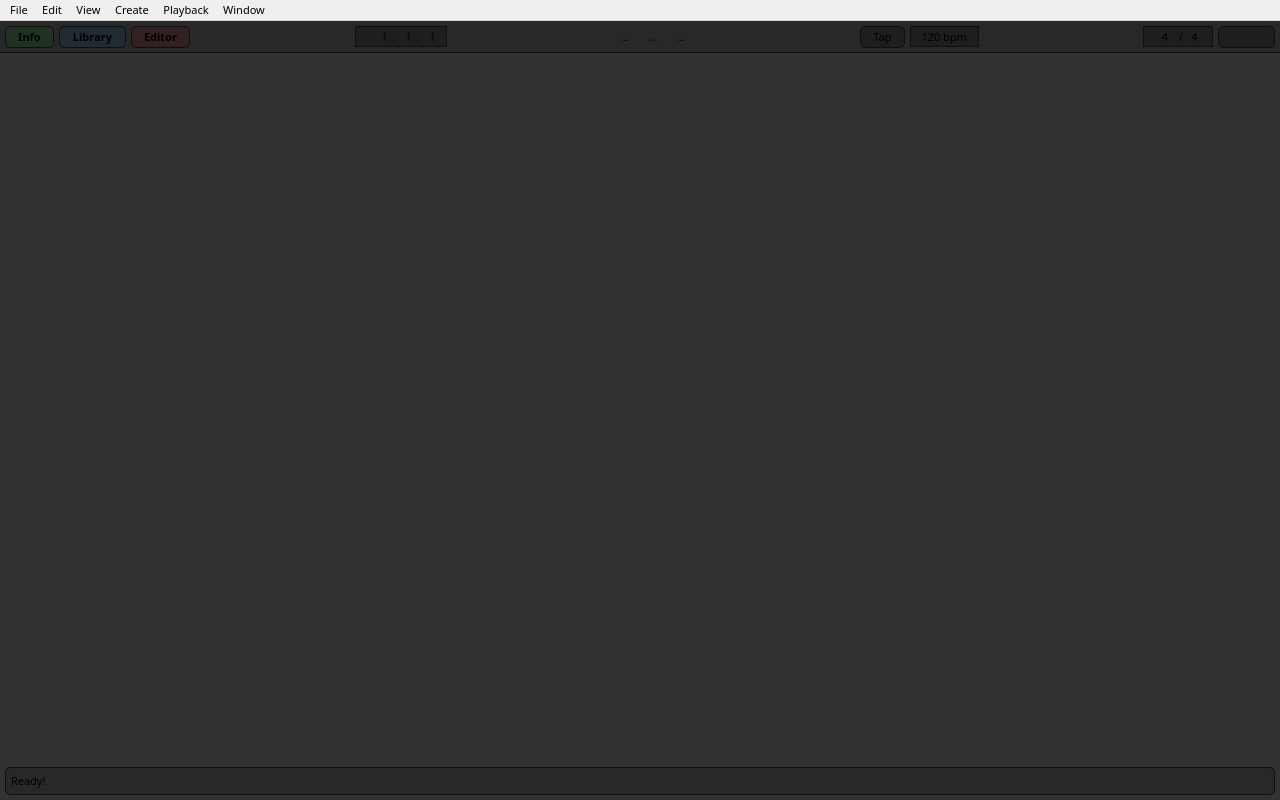
<?xml version="1.0" encoding="UTF-8"?>
<ui version="4.0">
 <class>MainWindow</class>
 <widget class="QMainWindow" name="MainWindow">
  <property name="geometry">
   <rect>
    <x>0</x>
    <y>0</y>
    <width>1280</width>
    <height>800</height>
   </rect>
  </property>
  <property name="windowTitle">
   <string>Horizon</string>
  </property>
  <property name="styleSheet">
   <string notr="true">* {
font-family: SF Display;
font-size: 11px;
}

#centralwidget {
	background-color: rgb(50,50,50);
}

#header {
	background-color: #282828;
	border-bottom: 1px Solid #0f0f0f;	
}

#footer {
	background-color: #282828;
	margin-left: 5px;
	margin-right: 5px;
	border: 1px Solid #0f0f0f;	
border-radius: 5px;
}

#position_lcd {
	background-color: #1e1e1e;
	border: 1px Solid #0f0f0f;	
	font-size: 11px;
	padding: -5px;
	margin-bottom: 1px;
	padding-left: 10px;
	padding-right: 10px;
}

#tempo_lcd {
	background-color: #1e1e1e;
	border: 1px Solid #0f0f0f;	
	font-size: 11px;
	padding: -5px;
	margin-bottom: 1px;
	padding-left: 10px;
	padding-right: 10px;
}

#timesig_lcd {
	background-color: #1e1e1e;
	border: 1px Solid #0f0f0f;	
	font-size: 11px;
	padding: -5px;
	margin-bottom: 1px;
	padding-left: 10px;
	padding-right: 10px;
}

QLabel {
	padding: 0px;
	margin: 0px;
	font-size: 11px;
	border: 0px;

}

QPushButton {
	background-color: #1e1e1e;
	border: 1px Solid #0f0f0f;	
	border-radius: 5px;
	padding: 2px;
	padding-left: 12px;
	padding-right: 12px;
	font-size: 11px;
}

QPushButton:checked {
	background-color: #323232;
}

QToolButton {
	background-color: transparent;
	border: none;
	
}</string>
  </property>
  <widget class="QWidget" name="centralwidget">
   <layout class="QVBoxLayout" name="verticalLayout">
    <property name="spacing">
     <number>0</number>
    </property>
    <property name="leftMargin">
     <number>0</number>
    </property>
    <property name="topMargin">
     <number>0</number>
    </property>
    <property name="rightMargin">
     <number>0</number>
    </property>
    <property name="bottomMargin">
     <number>5</number>
    </property>
    <item>
     <widget class="QFrame" name="header">
      <property name="frameShape">
       <enum>QFrame::NoFrame</enum>
      </property>
      <property name="frameShadow">
       <enum>QFrame::Plain</enum>
      </property>
      <property name="lineWidth">
       <number>0</number>
      </property>
      <layout class="QHBoxLayout" name="horizontalLayout">
       <property name="spacing">
        <number>5</number>
       </property>
       <property name="leftMargin">
        <number>5</number>
       </property>
       <property name="topMargin">
        <number>5</number>
       </property>
       <property name="rightMargin">
        <number>5</number>
       </property>
       <property name="bottomMargin">
        <number>5</number>
       </property>
       <item>
        <widget class="QPushButton" name="pushButton_6">
         <property name="font">
          <font>
           <family>SF Display</family>
           <pointsize>-1</pointsize>
           <weight>75</weight>
           <bold>true</bold>
          </font>
         </property>
         <property name="styleSheet">
          <string notr="true">QPushButton:checked {
	background-color: #213222;
}</string>
         </property>
         <property name="text">
          <string>Info</string>
         </property>
         <property name="checkable">
          <bool>true</bool>
         </property>
         <property name="checked">
          <bool>true</bool>
         </property>
        </widget>
       </item>
       <item>
        <widget class="QPushButton" name="pushButton_7">
         <property name="font">
          <font>
           <family>SF Display</family>
           <pointsize>-1</pointsize>
           <weight>75</weight>
           <bold>true</bold>
          </font>
         </property>
         <property name="styleSheet">
          <string notr="true">QPushButton:checked {
	background-color: #212b32;
}</string>
         </property>
         <property name="text">
          <string>Library</string>
         </property>
         <property name="checkable">
          <bool>true</bool>
         </property>
         <property name="checked">
          <bool>true</bool>
         </property>
        </widget>
       </item>
       <item>
        <widget class="QPushButton" name="pushButton_8">
         <property name="font">
          <font>
           <family>SF Display</family>
           <pointsize>-1</pointsize>
           <weight>75</weight>
           <bold>true</bold>
          </font>
         </property>
         <property name="styleSheet">
          <string notr="true">QPushButton:checked {
	background-color: #322121;
}</string>
         </property>
         <property name="text">
          <string>Editor</string>
         </property>
         <property name="checkable">
          <bool>true</bool>
         </property>
         <property name="checked">
          <bool>true</bool>
         </property>
        </widget>
       </item>
       <item>
        <spacer name="horizontalSpacer_3">
         <property name="orientation">
          <enum>Qt::Horizontal</enum>
         </property>
         <property name="sizeHint" stdset="0">
          <size>
           <width>40</width>
           <height>20</height>
          </size>
         </property>
        </spacer>
       </item>
       <item>
        <widget class="QFrame" name="position_lcd">
         <property name="sizePolicy">
          <sizepolicy hsizetype="Preferred" vsizetype="Minimum">
           <horstretch>0</horstretch>
           <verstretch>0</verstretch>
          </sizepolicy>
         </property>
         <property name="frameShape">
          <enum>QFrame::StyledPanel</enum>
         </property>
         <property name="frameShadow">
          <enum>QFrame::Raised</enum>
         </property>
         <layout class="QHBoxLayout" name="horizontalLayout_3">
          <property name="spacing">
           <number>3</number>
          </property>
          <property name="leftMargin">
           <number>0</number>
          </property>
          <property name="topMargin">
           <number>0</number>
          </property>
          <property name="rightMargin">
           <number>0</number>
          </property>
          <property name="bottomMargin">
           <number>0</number>
          </property>
          <item>
           <widget class="QLabel" name="label_5">
            <property name="minimumSize">
             <size>
              <width>22</width>
              <height>0</height>
             </size>
            </property>
            <property name="font">
             <font>
              <family>SF Display</family>
              <pointsize>-1</pointsize>
             </font>
            </property>
            <property name="text">
             <string>1</string>
            </property>
            <property name="alignment">
             <set>Qt::AlignRight|Qt::AlignTrailing|Qt::AlignVCenter</set>
            </property>
           </widget>
          </item>
          <item>
           <widget class="QLabel" name="label">
            <property name="text">
             <string>.</string>
            </property>
           </widget>
          </item>
          <item>
           <widget class="QLabel" name="label_6">
            <property name="minimumSize">
             <size>
              <width>15</width>
              <height>0</height>
             </size>
            </property>
            <property name="text">
             <string>1</string>
            </property>
            <property name="alignment">
             <set>Qt::AlignRight|Qt::AlignTrailing|Qt::AlignVCenter</set>
            </property>
           </widget>
          </item>
          <item>
           <widget class="QLabel" name="label_2">
            <property name="text">
             <string>.</string>
            </property>
           </widget>
          </item>
          <item>
           <widget class="QLabel" name="label_7">
            <property name="minimumSize">
             <size>
              <width>15</width>
              <height>0</height>
             </size>
            </property>
            <property name="text">
             <string>1</string>
            </property>
            <property name="alignment">
             <set>Qt::AlignRight|Qt::AlignTrailing|Qt::AlignVCenter</set>
            </property>
           </widget>
          </item>
         </layout>
        </widget>
       </item>
       <item>
        <spacer name="horizontalSpacer_2">
         <property name="orientation">
          <enum>Qt::Horizontal</enum>
         </property>
         <property name="sizeHint" stdset="0">
          <size>
           <width>40</width>
           <height>20</height>
          </size>
         </property>
        </spacer>
       </item>
       <item>
        <layout class="QHBoxLayout" name="horizontalLayout_2">
         <property name="spacing">
          <number>10</number>
         </property>
         <property name="leftMargin">
          <number>5</number>
         </property>
         <property name="topMargin">
          <number>0</number>
         </property>
         <property name="rightMargin">
          <number>5</number>
         </property>
         <property name="bottomMargin">
          <number>0</number>
         </property>
         <item>
          <widget class="QToolButton" name="playButton">
           <property name="text">
            <string>...</string>
           </property>
           <property name="icon">
            <iconset resource="../assets/resources.qrc">
             <normaloff>:/svg/svg/play.svg</normaloff>:/svg/svg/play.svg</iconset>
           </property>
           <property name="iconSize">
            <size>
             <width>14</width>
             <height>14</height>
            </size>
           </property>
          </widget>
         </item>
         <item>
          <widget class="QToolButton" name="stopButton">
           <property name="text">
            <string>...</string>
           </property>
           <property name="icon">
            <iconset resource="../assets/resources.qrc">
             <normaloff>:/svg/svg/stop.svg</normaloff>:/svg/svg/stop.svg</iconset>
           </property>
           <property name="iconSize">
            <size>
             <width>14</width>
             <height>14</height>
            </size>
           </property>
          </widget>
         </item>
         <item>
          <widget class="QToolButton" name="recordButton">
           <property name="text">
            <string>...</string>
           </property>
           <property name="icon">
            <iconset resource="../assets/resources.qrc">
             <normaloff>:/svg/svg/record.svg</normaloff>:/svg/svg/record.svg</iconset>
           </property>
           <property name="iconSize">
            <size>
             <width>14</width>
             <height>14</height>
            </size>
           </property>
          </widget>
         </item>
        </layout>
       </item>
       <item>
        <spacer name="horizontalSpacer">
         <property name="orientation">
          <enum>Qt::Horizontal</enum>
         </property>
         <property name="sizeHint" stdset="0">
          <size>
           <width>40</width>
           <height>20</height>
          </size>
         </property>
        </spacer>
       </item>
       <item>
        <widget class="QPushButton" name="pushButton_3">
         <property name="font">
          <font>
           <family>SF Display</family>
           <pointsize>-1</pointsize>
           <weight>50</weight>
           <bold>false</bold>
          </font>
         </property>
         <property name="text">
          <string>Tap</string>
         </property>
        </widget>
       </item>
       <item>
        <widget class="QFrame" name="tempo_lcd">
         <property name="sizePolicy">
          <sizepolicy hsizetype="Preferred" vsizetype="Minimum">
           <horstretch>0</horstretch>
           <verstretch>0</verstretch>
          </sizepolicy>
         </property>
         <property name="frameShape">
          <enum>QFrame::StyledPanel</enum>
         </property>
         <property name="frameShadow">
          <enum>QFrame::Raised</enum>
         </property>
         <layout class="QHBoxLayout" name="horizontalLayout_6">
          <property name="spacing">
           <number>0</number>
          </property>
          <property name="leftMargin">
           <number>0</number>
          </property>
          <property name="topMargin">
           <number>0</number>
          </property>
          <property name="rightMargin">
           <number>1</number>
          </property>
          <property name="bottomMargin">
           <number>0</number>
          </property>
          <item>
           <widget class="QLabel" name="label_8">
            <property name="sizePolicy">
             <sizepolicy hsizetype="Minimum" vsizetype="Preferred">
              <horstretch>0</horstretch>
              <verstretch>0</verstretch>
             </sizepolicy>
            </property>
            <property name="minimumSize">
             <size>
              <width>22</width>
              <height>0</height>
             </size>
            </property>
            <property name="font">
             <font>
              <family>SF Display</family>
              <pointsize>-1</pointsize>
             </font>
            </property>
            <property name="text">
             <string>120 bpm</string>
            </property>
            <property name="alignment">
             <set>Qt::AlignRight|Qt::AlignTrailing|Qt::AlignVCenter</set>
            </property>
           </widget>
          </item>
         </layout>
        </widget>
       </item>
       <item>
        <spacer name="horizontalSpacer_4">
         <property name="orientation">
          <enum>Qt::Horizontal</enum>
         </property>
         <property name="sizeHint" stdset="0">
          <size>
           <width>40</width>
           <height>20</height>
          </size>
         </property>
        </spacer>
       </item>
       <item>
        <widget class="QFrame" name="timesig_lcd">
         <property name="sizePolicy">
          <sizepolicy hsizetype="Preferred" vsizetype="Minimum">
           <horstretch>0</horstretch>
           <verstretch>0</verstretch>
          </sizepolicy>
         </property>
         <property name="frameShape">
          <enum>QFrame::StyledPanel</enum>
         </property>
         <property name="frameShadow">
          <enum>QFrame::Raised</enum>
         </property>
         <layout class="QHBoxLayout" name="horizontalLayout_4">
          <property name="spacing">
           <number>3</number>
          </property>
          <property name="leftMargin">
           <number>0</number>
          </property>
          <property name="topMargin">
           <number>0</number>
          </property>
          <property name="rightMargin">
           <number>0</number>
          </property>
          <property name="bottomMargin">
           <number>0</number>
          </property>
          <item>
           <widget class="QLabel" name="label_9">
            <property name="minimumSize">
             <size>
              <width>22</width>
              <height>0</height>
             </size>
            </property>
            <property name="text">
             <string>4</string>
            </property>
            <property name="alignment">
             <set>Qt::AlignCenter</set>
            </property>
           </widget>
          </item>
          <item>
           <widget class="QLabel" name="label_3">
            <property name="text">
             <string>/</string>
            </property>
           </widget>
          </item>
          <item>
           <widget class="QLabel" name="label_10">
            <property name="minimumSize">
             <size>
              <width>15</width>
              <height>0</height>
             </size>
            </property>
            <property name="text">
             <string>4</string>
            </property>
            <property name="alignment">
             <set>Qt::AlignCenter</set>
            </property>
           </widget>
          </item>
         </layout>
        </widget>
       </item>
       <item>
        <widget class="QPushButton" name="pushButton_4">
         <property name="font">
          <font>
           <family>SF Display</family>
           <pointsize>-1</pointsize>
           <weight>75</weight>
           <bold>true</bold>
          </font>
         </property>
         <property name="text">
          <string/>
         </property>
         <property name="icon">
          <iconset resource="../assets/resources.qrc">
           <normaloff>:/svg/svg/met_1.svg</normaloff>:/svg/svg/met_1.svg</iconset>
         </property>
         <property name="iconSize">
          <size>
           <width>18</width>
           <height>16</height>
          </size>
         </property>
        </widget>
       </item>
      </layout>
     </widget>
    </item>
    <item>
     <widget class="QWidget" name="content" native="true">
      <property name="sizePolicy">
       <sizepolicy hsizetype="Expanding" vsizetype="Expanding">
        <horstretch>0</horstretch>
        <verstretch>0</verstretch>
       </sizepolicy>
      </property>
      <property name="focusPolicy">
       <enum>Qt::ClickFocus</enum>
      </property>
      <layout class="QHBoxLayout" name="horizontalLayout_5">
       <property name="spacing">
        <number>5</number>
       </property>
       <property name="leftMargin">
        <number>5</number>
       </property>
       <property name="topMargin">
        <number>5</number>
       </property>
       <property name="rightMargin">
        <number>5</number>
       </property>
       <property name="bottomMargin">
        <number>5</number>
       </property>
      </layout>
     </widget>
    </item>
    <item>
     <widget class="QFrame" name="footer">
      <property name="styleSheet">
       <string notr="true"/>
      </property>
      <property name="frameShape">
       <enum>QFrame::NoFrame</enum>
      </property>
      <property name="frameShadow">
       <enum>QFrame::Plain</enum>
      </property>
      <property name="lineWidth">
       <number>0</number>
      </property>
      <layout class="QHBoxLayout" name="horizontalLayout_7">
       <property name="spacing">
        <number>5</number>
       </property>
       <property name="leftMargin">
        <number>5</number>
       </property>
       <property name="topMargin">
        <number>5</number>
       </property>
       <property name="rightMargin">
        <number>5</number>
       </property>
       <property name="bottomMargin">
        <number>5</number>
       </property>
       <item>
        <widget class="QLabel" name="label_11">
         <property name="styleSheet">
          <string notr="true">border: none;</string>
         </property>
         <property name="text">
          <string>Ready!</string>
         </property>
         <property name="alignment">
          <set>Qt::AlignLeading|Qt::AlignLeft|Qt::AlignVCenter</set>
         </property>
        </widget>
       </item>
      </layout>
     </widget>
    </item>
   </layout>
  </widget>
  <widget class="QMenuBar" name="menubar">
   <property name="geometry">
    <rect>
     <x>0</x>
     <y>0</y>
     <width>1280</width>
     <height>18</height>
    </rect>
   </property>
   <widget class="QMenu" name="menuFile">
    <property name="title">
     <string>File</string>
    </property>
    <addaction name="actionNew_Project"/>
    <addaction name="actionOpen"/>
    <addaction name="separator"/>
    <addaction name="actionSave"/>
    <addaction name="actionSave_As"/>
    <addaction name="separator"/>
    <addaction name="actionExport"/>
   </widget>
   <widget class="QMenu" name="menuEd9t">
    <property name="title">
     <string>Edit</string>
    </property>
   </widget>
   <widget class="QMenu" name="menuView">
    <property name="title">
     <string>View</string>
    </property>
   </widget>
   <widget class="QMenu" name="menuCreat4">
    <property name="title">
     <string>Create</string>
    </property>
    <addaction name="actionAudio_Track"/>
    <addaction name="actionMIDI_Track"/>
    <addaction name="separator"/>
    <addaction name="actionBua"/>
   </widget>
   <widget class="QMenu" name="menuPlayback">
    <property name="title">
     <string>Playback</string>
    </property>
    <addaction name="actionPlay_Pause"/>
    <addaction name="actionStop"/>
   </widget>
   <widget class="QMenu" name="menuWindow">
    <property name="title">
     <string>Window</string>
    </property>
   </widget>
   <addaction name="menuFile"/>
   <addaction name="menuEd9t"/>
   <addaction name="menuView"/>
   <addaction name="menuCreat4"/>
   <addaction name="menuPlayback"/>
   <addaction name="menuWindow"/>
  </widget>
  <action name="actionNew_Project">
   <property name="text">
    <string>New Project</string>
   </property>
  </action>
  <action name="actionOpen">
   <property name="text">
    <string>Open...</string>
   </property>
  </action>
  <action name="actionSave">
   <property name="text">
    <string>Save Project</string>
   </property>
  </action>
  <action name="actionSave_As">
   <property name="text">
    <string>Save Project As...</string>
   </property>
  </action>
  <action name="actionExport">
   <property name="text">
    <string>Export Project</string>
   </property>
  </action>
  <action name="actionAudio_Track">
   <property name="text">
    <string>Audio Track</string>
   </property>
  </action>
  <action name="actionMIDI_Track">
   <property name="text">
    <string>MIDI Track</string>
   </property>
  </action>
  <action name="actionBua">
   <property name="text">
    <string>Bus</string>
   </property>
  </action>
  <action name="actionPlay_Pause">
   <property name="text">
    <string>Play / Pause</string>
   </property>
  </action>
  <action name="actionStop">
   <property name="text">
    <string>Stop</string>
   </property>
  </action>
 </widget>
 <resources>
  <include location="../assets/resources.qrc"/>
 </resources>
 <connections/>
</ui>
